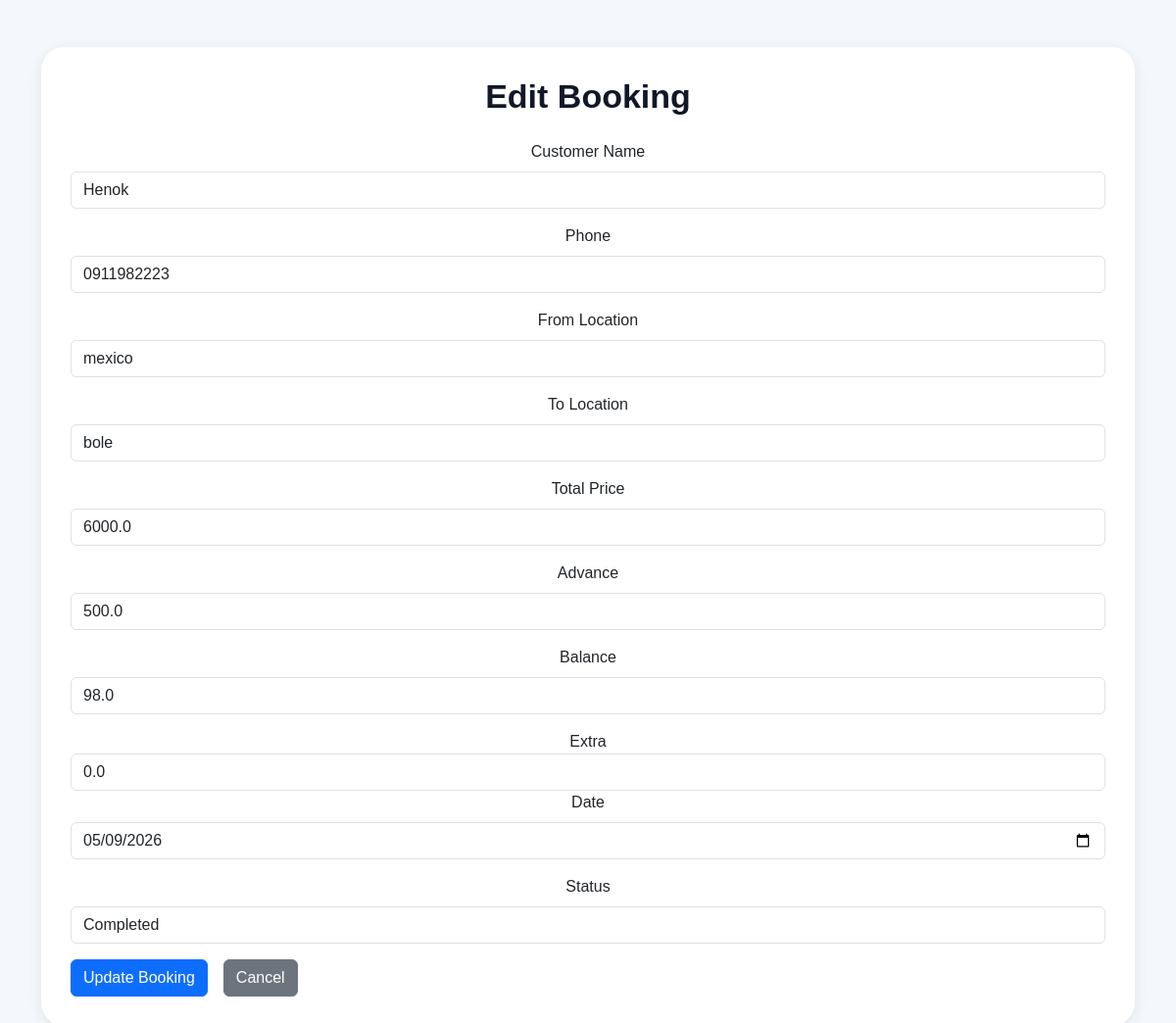
The app's page /edit-booking/5/ (signed in), older data.
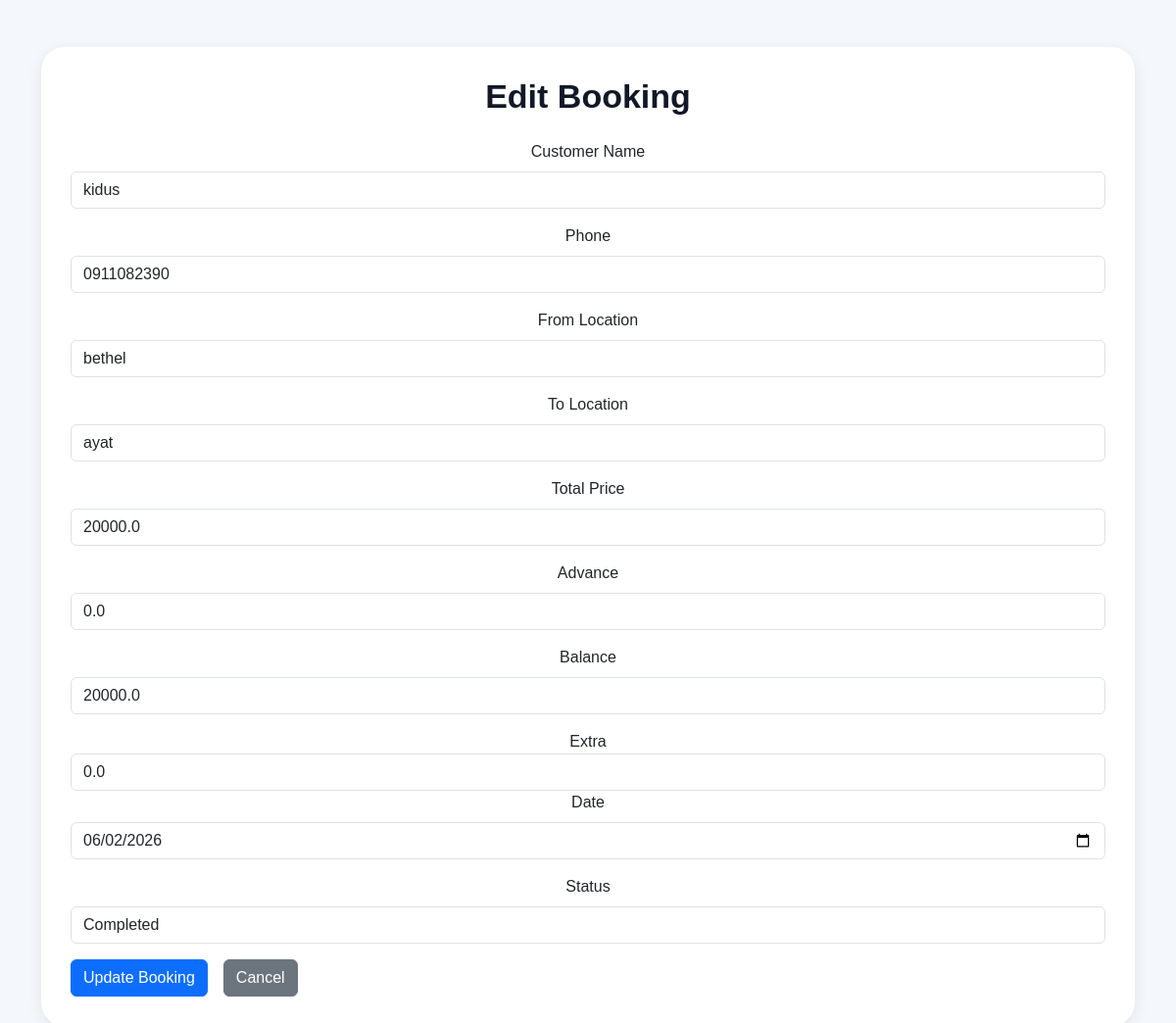
The same page, newer data.
### core/models.py (models this page shows, shortened)
class Booking(models.Model):
    TIME_CHOICES = [
        ('Morning', 'Morning'),
        ('Afternoon', 'Afternoon'),
        ('Evening', 'Evening'),
    ]
    OFFICE_CHOICES = [
        ('0979661111', '0979661111'),
        ('0978661111', '0978661111'),
    ]
    customer_name = models.CharField(max_length=100)
    phone = models.CharField(max_length=20)
    office_phone = models.CharField(
        max_length=10,
        choices=OFFICE_CHOICES,
        default='0979661111'
    )
    from_location = models.CharField(max_length=100)
    to_location = models.CharField(max_length=100)
    time = models.CharField(
        max_length=20,
        choices=TIME_CHOICES,
        default='Morning'
    )
    total_price = models.FloatField()
    advance = models.FloatField(default=0)
    extra = models.FloatField(default=0)
    balance = models.FloatField(default=0)
    date = models.DateField(auto_now_add=True)
    status = models.CharField(
        max_length=20,
        default='Pending'
    )

### core/views.py (the view, shortened to what this page needs)
@login_required
def edit_booking(request, id):
    booking = Booking.objects.get(id=id)
    return render(
        request,
        'edit_booking.html',
        {
            'booking': booking
        }
    )

### templates/edit_booking.html (shortened to what this page needs)
{% load static %}
<!doctype html>
<html lang="en">
  <head>
    <link
      href="https://cdn.jsdelivr.net/npm/bootstrap@5.3.0/dist/css/bootstrap.min.css"
      rel="stylesheet"
    />
    <link rel="stylesheet" href="{% static 'css/style.css' %}" />
  </head>
  <body>
    <div class="container mt-5">
      <div class="card-box">
        <h2 class="mb-4">Edit Booking</h2>
        <form method="POST">
          <div class="mb-3">
            <label class="form-label"> Customer Name </label>
            <input
              type="text"
              name="customer_name"
              class="form-control"
              value="{{ booking.customer_name }}"
              required
            />
          </div>
          <div class="mb-3">
            <label class="form-label"> Phone </label>
            <input
              type="text"
              name="phone"
              class="form-control"
              value="{{ booking.phone }}"
              required
            />
          </div>
          <div class="mb-3">
            <label class="form-label"> From Location </label>
            <input
              type="text"
              name="from_location"
              class="form-control"
              value="{{ booking.from_location }}"
              required
            />
          </div>
          <div class="mb-3">
            <label class="form-label"> To Location </label>
            <input
              type="text"
              name="to_location"
              class="form-control"
              value="{{ booking.to_location }}"
              required
            />
          </div>
          <div class="mb-3">
            <label class="form-label"> Total Price </label>
            <input
              type="number"
              name="total_price"
              class="form-control"
              value="{{ booking.total_price }}"
              required
            />
          </div>
          <div class="mb-3">
            <label class="form-label"> Advance </label>
            <input
              type="number"
              name="advance"
              class="form-control"
              value="{{ booking.advance }}"
              required
            />
          </div>
          <div class="mb-3">
            <label class="form-label"> Balance </label>
            <input
              type="number"
              name="balance"
              class="form-control"
              value="{{ booking.balance }}"
              required
            />
          </div>
          <label>Extra</label>
          <input
            type="number"
            name="extra"
            value="{{ booking.extra }}"
            class="form-control"
          />
          <div class="mb-3">
            <label class="form-label"> Date </label>
            <input
              type="date"
              name="date"
              class="form-control"
              value="{{ booking.date|date:'Y-m-d' }}"
              required
            />
          </div>
          <div class="mb-3">
            <label class="form-label"> Status </label>
            <select name="status" class="form-control">
              <option
                value="Completed"
                {%
                if
                booking.status=""
                ="Completed"
                %}
                selected
                {%
                endif
                %}
              >
                Completed
              </option>
            </select>
          </div>
          <div class="d-flex gap-3">
            <button type="submit" class="btn btn-primary">
              Update Booking
            </button>
            <a href="/" class="btn btn-secondary"> Cancel </a>
          </div>
        </form>
      </div>
    </div>
  </body>
</html>

Row changes from the older to the newer data that the page shows:
changed Booking: customer_name "Henok" → "kidus"; phone "0911982223" → "0911082390"; from_location "mexico" → "bethel"; to_location "bole" → "ayat"; total_price "6000.0" → "20000.0"; advance "500.0" → "0.0"; balance "98.0" → "20000.0"; date "05/09/2026" → "06/02/2026"
